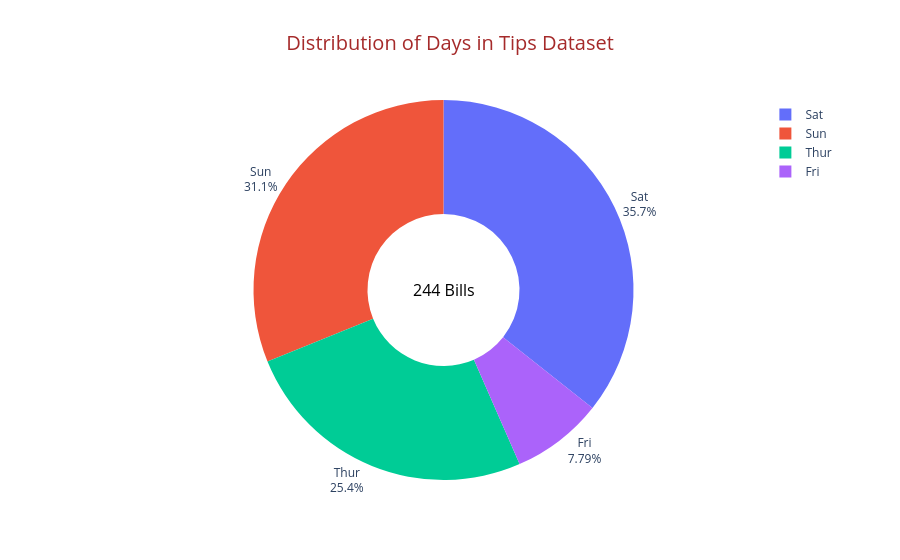

Notebook code for this chart:
### Markdown cell above
#Python is case sensitive

### Code cell
day_counts = df_tips['day'].value_counts().reset_index()
day_counts

#Use API GO to crete a pie chart

fig =go.Figure(
    go.Pie(
        labels=day_counts['day'],
        values=day_counts['count'],
        hole=0.4,
        #textinfo='percent+label',

        
    ))

fig.update_layout(title='Distribution of Days in Tips Dataset', title_font_size=20, title_font_color='brown', title_x=0.5)
fig.update_traces(
    textposition='outside',
    textinfo='percent+label',
    hovertemplate='<b>%{label}: %{value} (%{percent})</b><extra></extra>'
)

fig.add_annotation(
    text=f"{df_tips.shape[0]} Bills",
    x=0.5, y=0.5,
    showarrow=False,
    font=dict(size=16, color='black')
)
fig.show()

### Figure 1 — Plotly figure (JSON) as saved in the notebook; plotly's stock layout.template omitted (floating-point values rounded to 4 significant figures)
{"data": [{"hole": 0.4, "hovertemplate": "<b>%{label}: %{value} (%{percent})</b><extra></extra>", "labels": ["Sat", "Sun", "Thur", "Fri"], "textinfo": "percent+label", "textposition": "outside", "type": "pie", "values": [87, 76, 62, 19]}], "layout": {"annotations": [{"font": {"color": "black", "size": 16}, "showarrow": false, "text": "244 Bills", "x": 0.5, "y": 0.5}], "title": {"font": {"color": "brown", "size": 20}, "text": "Distribution of Days in Tips Dataset", "x": 0.5}}}
